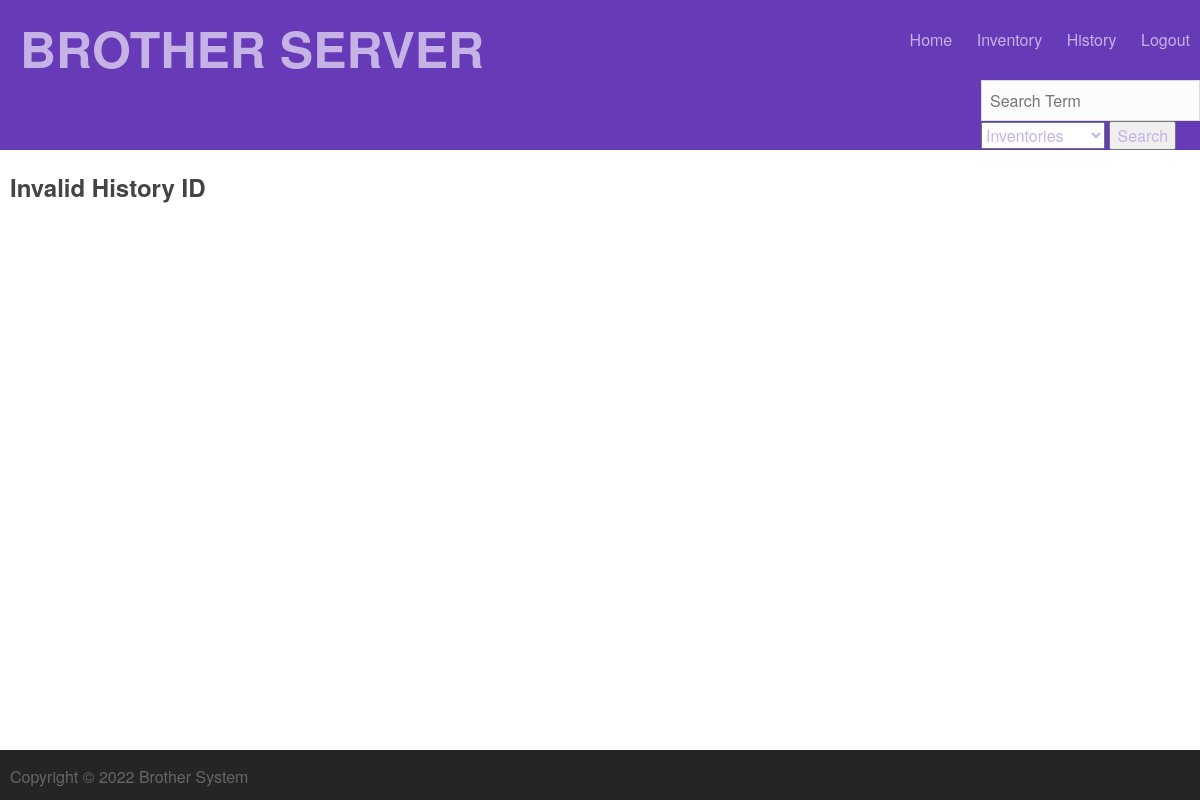
The app's page /history/1 (signed in), older data.
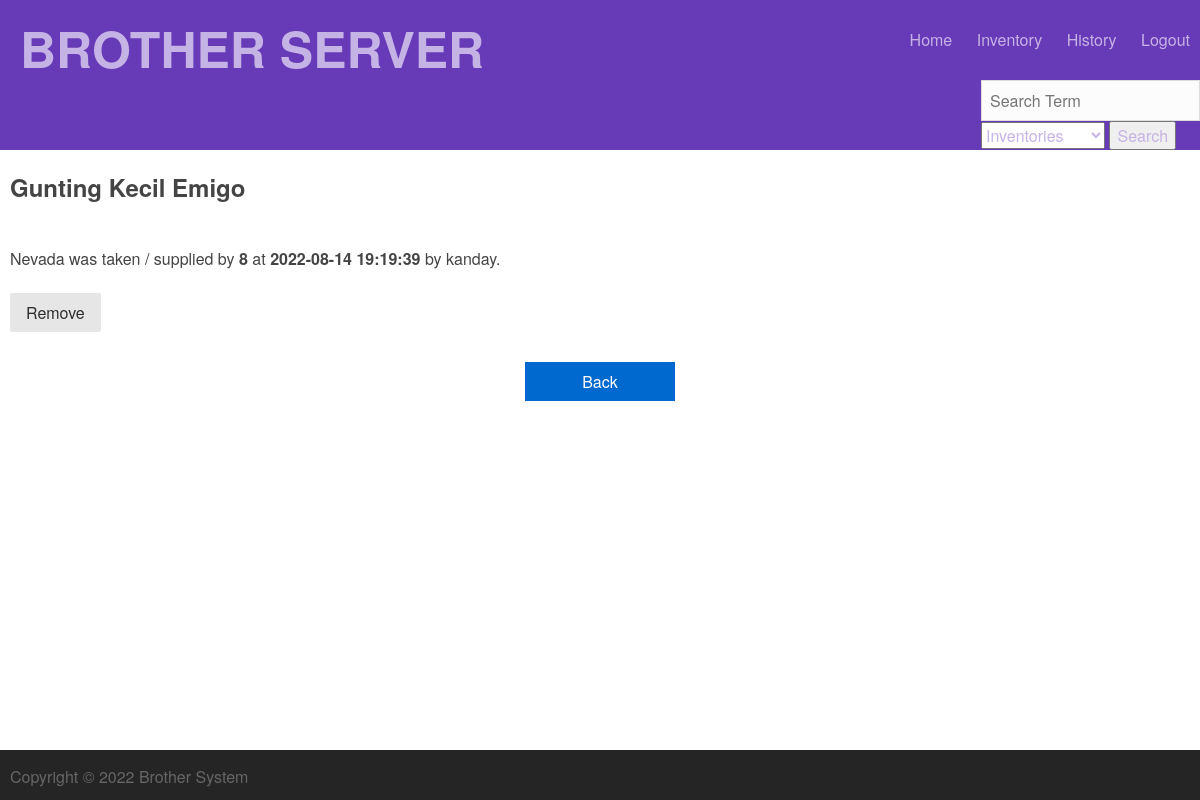
The same page, newer data.
### tables this page shows
CREATE TABLE Inventory(
            inventory_id INTEGER PRIMARY KEY AUTOINCREMENT,
            inventoryname TEXT,
            quantity INT,
            description TEXT);

CREATE TABLE History(
            history_id INTEGER PRIMARY KEY AUTOINCREMENT,
            user_id INTEGER REFERENCES Users(user_id) NOT NULL,
            inventory_id INTEGER REFERENCES Inventory(inventory_id) NOT NULL,
            stock_before INTEGER,
            stock_after INTEGER,
            stock_taken_supplied INTEGER,
            lastviewed DATE NOT NULL
        );

CREATE TABLE Users(
            user_id INTEGER PRIMARY KEY AUTOINCREMENT,
            username TEXT,
            password TEXT,
            admin INTEGER DEFAULT 0);

### run.py (the view)
@app.route('/history/<history_id>')
def single_history(history_id):
    if ('logged_in' not in session or not session['logged_in']):
        return redirect(url_for('/login'))
    if (session['admin'] == 0):
        return redirect(url_for('list_inventories'))
    page['title'] = 'history'
    history = None
    history = myDatabase.select_history(history_id)
    if history == None:
        history = []
    return render_template('singleitems/history.html',
                            user=session,
                            page=page,
                            history=history)

### database.py (called while the page is built)
    def execute(self, sql_string):
        out = None
        for string in sql_string.split(";"):
            try:
                out = self.cur.execute(string)
            except sqlite3.DatabaseError as e:
                print("database error:{}".format(e))
                pass
        return out

    def select_history(self, history_id):
        sql_query = """
            SELECT his.history_id, inv.inventoryname, user.username, his.stock_before, his.stock_after, his.stock_taken_supplied, his.lastviewed
            FROM (Inventory inv JOIN History his USING(inventory_id)) JOIN USERS user USING(user_id)
            WHERE his.history_id = '{history_id}'
        """.format(history_id=history_id)
        result = []
        self.execute(sql_query)
        cols = [a[0] for a in self.cur.description]
        returning = self.cur.fetchall()
        for row in returning:
            result.append({a:b for a,b in zip(cols, row)})
        return result

### run.py (called while the page is built)
@app.before_request
def make_session_new():
    session.permanent = True
    app.permanent_session_lifetime = timedelta(minutes=15)
    session.modified = True

### templates/singleitems/history.html
{% include 'top.html' %}
<div class="content">
  <div class="container details">
    {% if history %}
    <h2 class="title">{{history[0].inventoryname}}</h2>
    <br />
    Nevada was taken / supplied by <strong>{{history[0].stock_taken_supplied}}</strong> at <strong>{{history[0].lastviewed}}</strong> by {{history[0].username}}.
    <br />
    <br />
    <a class="pure-button" href="{{ url_for('remove_history', history_id=history[0].history_id) }}">Remove</a>
    <form class="login" action="{{url_for('list_history')}}">
      <button class="flat" type="submit">Back</button>
     </form>
    {% else %}
    <h2 class="title">Invalid History ID</h2>
    {% endif %}
  </div>
</div>
{% include 'bottom.html'%}

Row changes from the older to the newer data that the page shows:
now on this page (row edited): Inventory: inventoryname "Gunting Kecil Emigo"
added History: stock_taken_supplied "8", lastviewed "2022-08-14 19:19:39"
now on this page (row unchanged): Users: username "kanday"
Text that changed along with them:
text no longer shown: "Invalid History ID"
text now shown: "Nevada was taken / supplied by at by . Remove Back"
